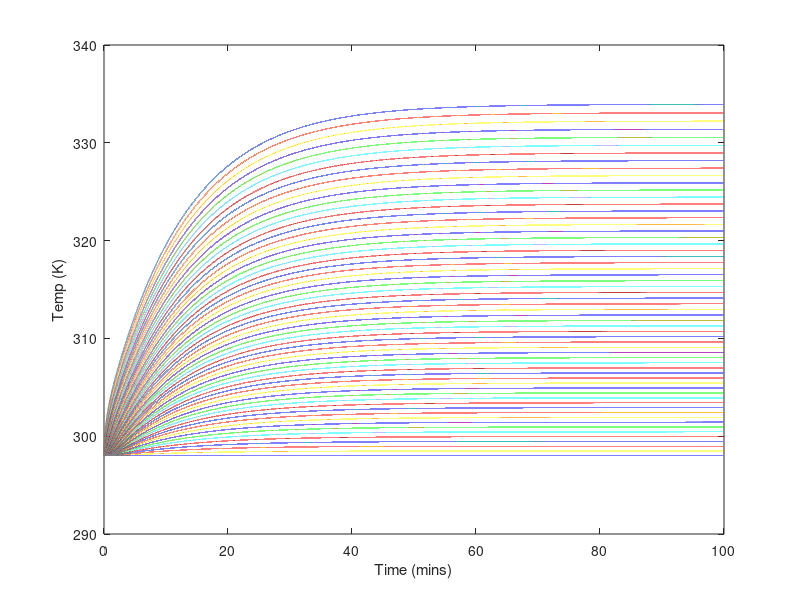

Write MATLAB code to recreate this figure.
%Number of steps
Nx = 60; %Number of steps in length
Nt = 100000; %Number of steps in time
t0 = 0; %Start time (s)
tf = 6000; %End time (s)
x0 = 0; %Start length (m)
xf = 0.3; %End length (m)

%Constants
kc = 10; %Convection coefficient of horizontal Al rod (W/(m^2K))
k = 205; %Constant of conductivity of Al (W/(mK))
a = 0.01; %Radius of the rod (m)
e = 0.95; %Emmisivity of rod
SBc = 5.67e-8; %Stefan-Boltzmann constant (W/(m^2K^4))
Tamb = 298; %Ambient temperature (K)
Cp = 910; %Specific heat capacity of Al (J/(K kg))
rho = 2.7e3; %Density of Al (kg/m^3)

%Calculated numbers
dx = (xf - x0)/(Nx);
dt = (tf - t0)/(Nt);
dT_convec = @(Tx) (kc*2*(Tx-Tamb)*dt)/(Cp*rho*a); %Temperature change due to convection (K)
dT_rad = @(Tx) (e*SBc*2*(Tx.^4-Tamb^4)*dt)/(Cp*rho*a); %Temperature change due to radiation (K)
dT_convec_end = @(Tx) (kc*(Tx-Tamb)*dt)/(Cp*rho*dx);
dT_rad_end = @(Tx) (e*SBc*(Tx.^4-Tamb^4)*dt)/(Cp*rho*dx);
dT = @(P) (P * dt)/(Cp * pi*a^2*dx*rho); %Temperature change in chunk (K)

%==============
%= Simulation =
%==============

%Constants
Pinl = 5; %Power into the left side of the rod (W)

%Storage
T = zeros(Nx, Nt); %Array of temp over time, indices are (x,t)

%initial
T(:,1) = ones(Nx,1)*Tamb; %Set all temperatures to Tamb

for time = 1:Nt-1
    %power in to rod
    T(1,time+1)=T(1,time)+dT(Pinl);
    
    %temperature changes due to conduction
    %along rod
    T(2:Nx-1,time+1)=T(2:Nx-1,time)+(k/(Cp*rho))*((T(3:Nx,time)-2*T(2:Nx-1,time)+T(1:Nx-2,time))./dx^2)*dt;
    T(Nx,time+1) = Tamb;
    
    %at beginning and end of rod
%     T(1,time+1)=T(1,time+1)-(k/(Cp*rho))*((T(3,time)-2*T(2,time)+T(1,time))./dx^2)*dt;
%     T(Nx,time+1)=T(Nx,time)+(k/(Cp*rho))*((T(Nx,time)-2*T(Nx-1,time)+T(Nx-2,time))./dx^2)*dt;
    T(1,time+1) = T(1,time+1) - sum(T(2:Nx,time+1)-T(2:Nx,time));
    
    %temperature changes due to loss in convection and radiation
    %along rod
    T(1:Nx,time+1)=T(1:Nx,time+1) - dT_convec(T(1:Nx,time+1)) - dT_rad(T(1:Nx,time+1));
    
    %at cold and hot end of rod
%     T(Nx,time+1)=T(Nx,time+1) - dT_convec_end(T(Nx,time+1)) - dT_rad_end(T(Nx,time+1));
%     T(1,time+1)=T(1,time+1) - dT_convec_end(T(1,time+1)) - dT_rad_end(T(1,time+1));
    
end

time = linspace(0,tf,Nt)/60;

for position = 1:Nx
    plot(time,T(position,:));
    hold on;
end

xlabel('Time (mins)');
ylabel('Temp (K)');

hold off;
